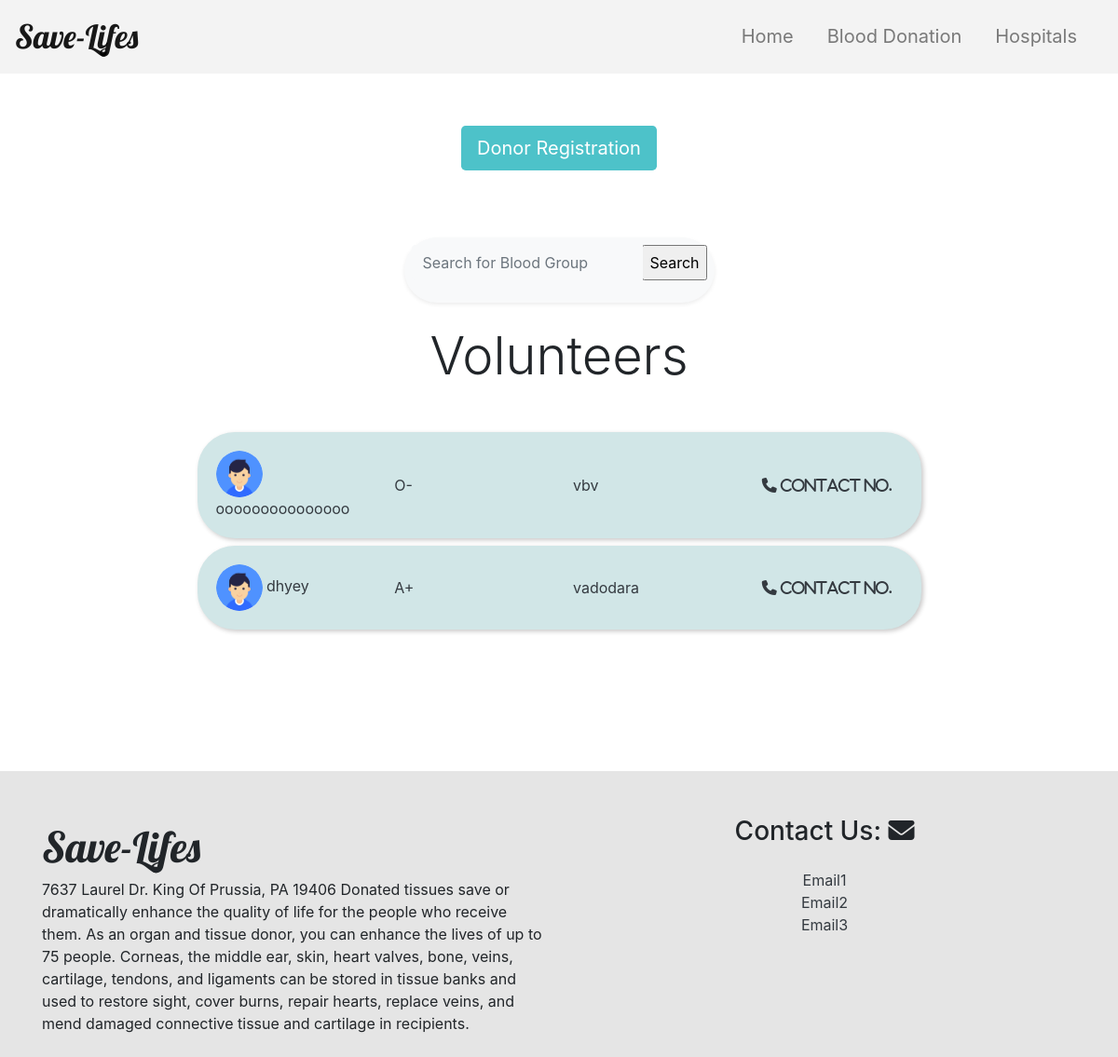
The app's page /Blood_Donation/Volunteer/, older data.
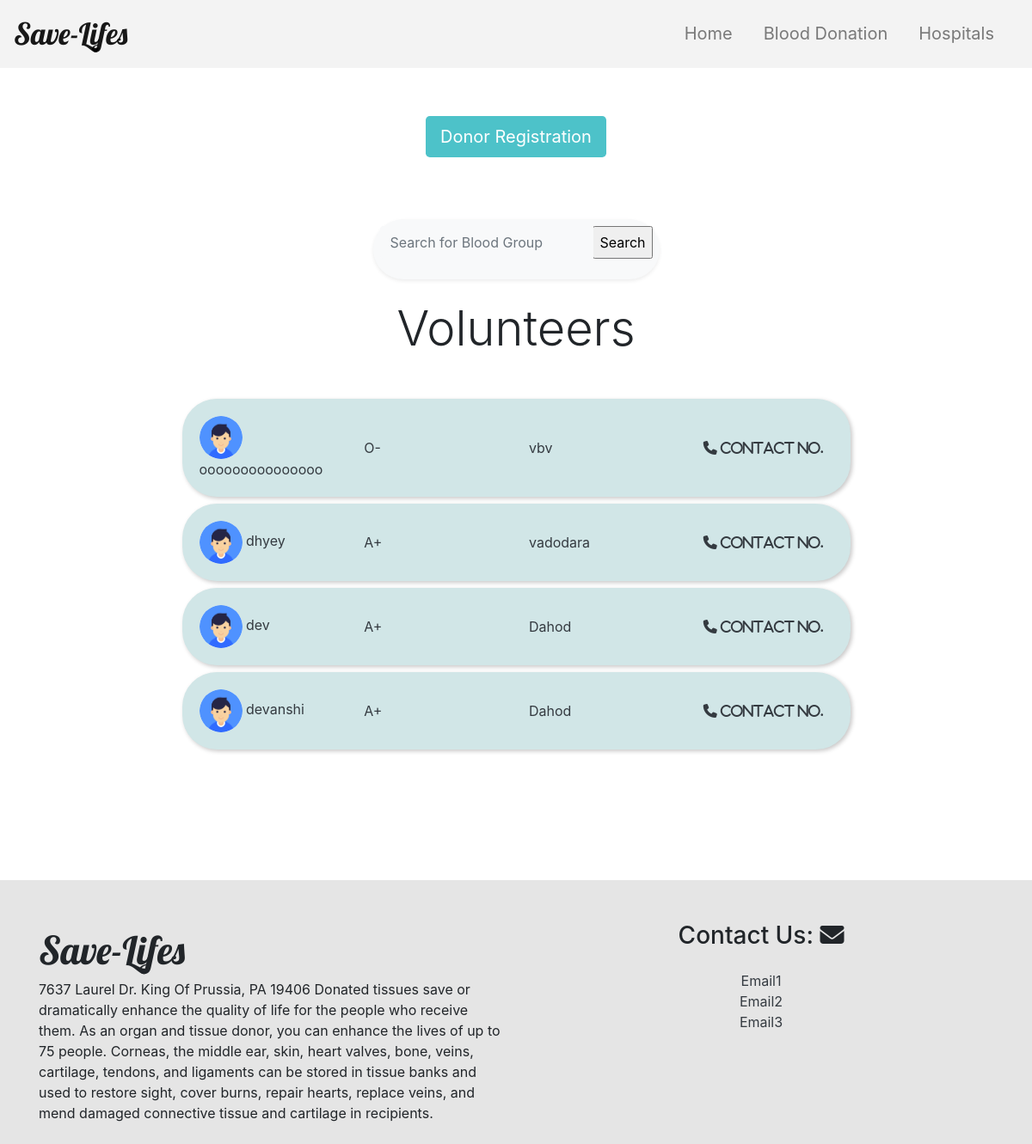
The same page, newer data.
### blood_donation/models.py (models this page shows)
class Volunteer(models.Model):
    volunteer_email=models.CharField(max_length=50,primary_key=True,help_text ='write your email')
    volunteer_name=models.CharField(max_length=30)
    volunteer_city=models.CharField(max_length=20)
    volunteer_mobile_no=models.CharField(max_length=10)
    volunteer_bloodGroup=models.CharField(max_length=10,default=None)
    volunteer_gender=models.CharField(max_length=10,default=None)

### blood_donation/views.py (the view)
# urls.py: url('Volunteer/',VolunteerPage),
def VolunteerPage(request):
    volunteers=Volunteer.objects.all()
    return render(request, 'volunteer.html',  {'volunteers':volunteers})

### blood_donation/templates/volunteer.html (shortened to what the changed rows need)
<html>
<head>
    {% load static %}
    <link rel="stylesheet" type="text/css" href="{% static 'css/style3.css' %}">
    <link rel="stylesheet" href="https://stackpath.bootstrapcdn.com/bootstrap/4.4.1/css/bootstrap.min.css">
</head>
<body>
    <div class="container">
        {% if volunteers %}
            <h2 class="mb-5 text-center display-4">Volunteers</h2>
        {% endif %}
        {% for vol in volunteers%}
        <div class="card my-2 text-dark biLeft " style="background:rgb(209, 230, 231) ;width: 70%; margin: auto;border-radius: 40px;  box-shadow: 2px 2px 5px .1px rgb(201, 200, 200);border:none">
            <div class="card-body">
                <div class="row">
                    <div class="col">
                        <img src="{% static 'images/user.png' %}" alt="Avatar" style="width:50px; border-radius: 50%;">  {{vol.volunteer_name}}
                    </div>
                    <div class="col">
                         {{vol.volunteer_bloodGroup}}
                    </div>
                    <div class="col">
                         {{vol.volunteer_city}}
                    </div>
                    <div class="col text-center">
                        <i class="fa fa-phone" aria-hidden="true"> Contact No.</i>
                    </div>
                </div>
            </div>
        </div>
         {% endfor%}
    <br>
    <br>
    <br>
    <br>
    <br>
    <br>
   </div>
</body>

Row changes from the older to the newer data that the page shows:
added Volunteer: volunteer_name "dev", volunteer_bloodGroup "A+", volunteer_city "Dahod"
added Volunteer: volunteer_name "devanshi", volunteer_bloodGroup "A+", volunteer_city "Dahod"
